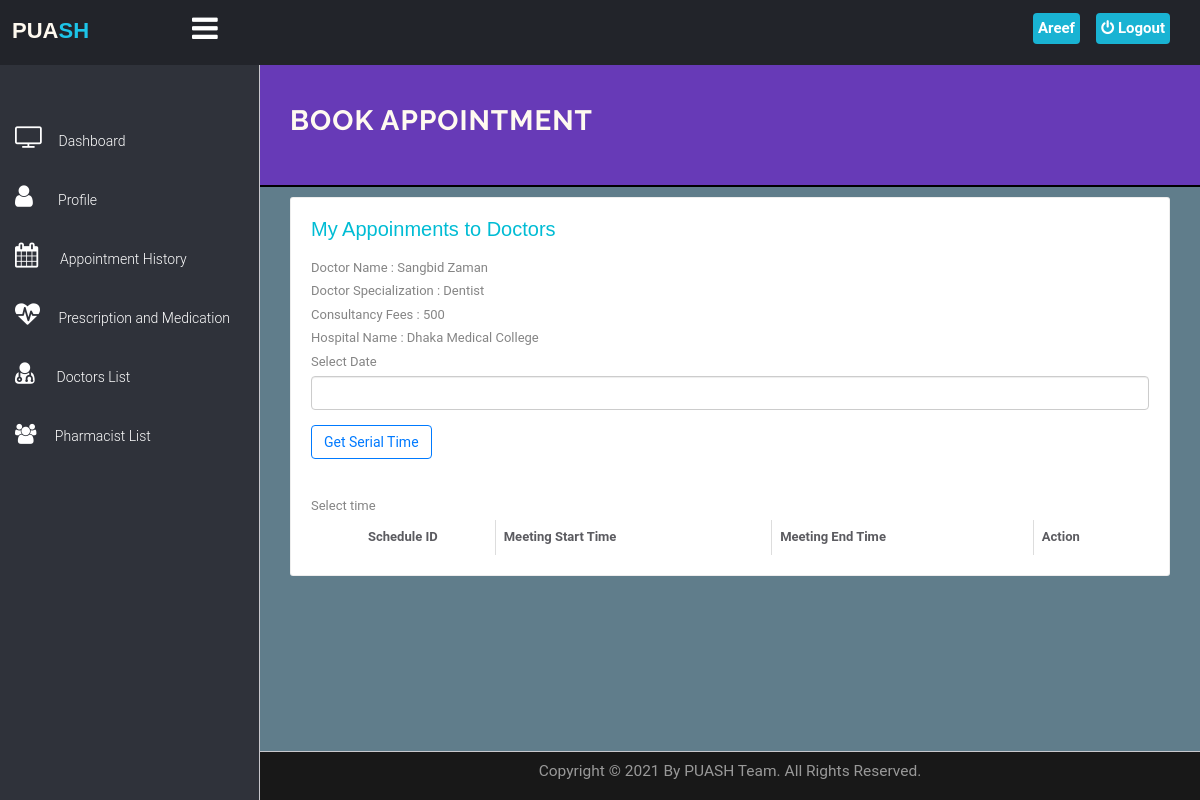
Page /PUASH/patient/book-appointment.php?id=1 (signed in) on the committed database.
### tables this page shows
CREATE TABLE `users` (
  `id` int(11) NOT NULL,
  `fullname` varchar(255) NOT NULL,
  `address` longtext NOT NULL,
  `city` varchar(255) NOT NULL,
  `gender` varchar(255) NOT NULL,
  `email` varchar(255) NOT NULL,
  `blood_group` varchar(10) NOT NULL,
  `phone` varchar(12) DEFAULT NULL,
  `password` varchar(255) NOT NULL,
  `birthdate` varchar(20) NOT NULL,
  `uniqueid` varchar(100) NOT NULL,
  `activation` varchar(100) NOT NULL DEFAULT 'inactive',
  `regDate` timestamp NOT NULL DEFAULT current_timestamp(),
  `updationDate` varchar(255) NOT NULL,
  `occupation` varchar(100) NOT NULL
);

CREATE TABLE `doctors` (
  `id` int(11) NOT NULL,
  `specilization` varchar(255) NOT NULL,
  `licence_number` varchar(50) NOT NULL,
  `doctorname` varchar(255) NOT NULL,
  `gender` varchar(10) NOT NULL,
  `hospital_name` varchar(300) NOT NULL,
  `address` longtext NOT NULL,
  `docFees` varchar(255) NOT NULL,
  `contactno` varchar(11) NOT NULL,
  `docEmail` varchar(255) NOT NULL,
  `password` varchar(255) NOT NULL,
  `token` varchar(150) NOT NULL,
  `status` varchar(10) NOT NULL DEFAULT 'inactive',
  `creationDate` timestamp NOT NULL DEFAULT current_timestamp(),
  `updationDate` varchar(255) NOT NULL
);

### PUASH/patient/book-appointment.php (the view, shortened to what this page needs)
<?php
include('../../include/config.php');
$did= $_SESSION['doctorid'];
$sqd = "SELECT * FROM doctors WHERE id=$did";
$result1 = mysqli_query($con, $sqd);
if (mysqli_num_rows($result1) > 0) {
    while($row1 = mysqli_fetch_assoc($result1)) {
			$name=$row1["doctorname"];
		  $specilization=$row1["specilization"];
			$docFees=$row1["docFees"];
			$docHospital=$row1["hospital_name"];
}
}
else {
  echo "0 result";
}
?>
<!DOCTYPE html>
<html lang="en">
	<head>
		<link rel="stylesheet" href="../../vendor/bootstrap/css/bootstrap.min.css">
		<link rel="stylesheet" href="../../vendor/fontawesome/css/font-awesome.min.css">
		<link href="../../vendor/animate.css/animate.min.css" rel="stylesheet" media="screen">
		<link href="../../vendor/perfect-scrollbar/perfect-scrollbar.min.css" rel="stylesheet" media="screen">
		<link href="../../vendor/switchery/switchery.min.css" rel="stylesheet" media="screen">
		<link href="../../vendor/bootstrap-touchspin/jquery.bootstrap-touchspin.min.css" rel="stylesheet" media="screen">
		<link href="../../vendor/select2/select2.min.css" rel="stylesheet" media="screen">
		<link href="../../vendor/bootstrap-datepicker/bootstrap-datepicker3.standalone.min.css" rel="stylesheet" media="screen">
		<link href="../../vendor/bootstrap-timepicker/bootstrap-timepicker.min.css" rel="stylesheet" media="screen">
		<link rel="stylesheet" href="../../assets/css/styles.css">
		<link rel="stylesheet" href="../../assets/css/plugins.css">
		<link rel="stylesheet" href="../../include/DataTables/DataTables-1.10.18/css/dataTables.bootstrap4.min.css">
		<link rel="stylesheet" href="../../include/DataTables/Buttons-1.5.6/css/buttons.bootstrap4.min.css">
		<link rel="stylesheet" href="https://cdnjs.cloudflare.com/ajax/libs/font-awesome/4.7.0/css/font-awesome.min.css">
		<link rel="stylesheet" href="include/sidebar-menu.css">
	</head>
	<body>
		<div id="app">
<?php include('include/sidebar-menu.php');?>
			<div class="app-content">
				<div class="main-content" >
					<div class="wrap-content container" id="container">
						<section id="page-title" style="border-bottom:2px solid black; background-color:#673AB7; margin-top:-8px;">
							<div class="row">
								<div class="col-sm-8">
									<h1 class="mainTitle" style="color: floralwhite"><b>Book Appointment</b></h1>
                 </div>
							</div>
						</section>
							<div class="row">
								<div class="col-md-12">
										<div class="col-lg-12 col-md-12">
											<div class="panel panel-white" style="padding:20px 20px;">
													<h5 class="panel-title">My Appoinments to Doctors</h5><br>
   <label for="name">Doctor Name : <?php echo $name; ?> </label> <br>
	 <label for="specilization">Doctor Specialization : <?php echo $specilization; ?> </label> <br>
	 <label for="name">Consultancy Fees : <?php echo $docFees; ?> </label> <br>
	 <label for="name">Hospital Name : <?php echo $docHospital; ?> </label> <br>
					<form role="form" autocomplete="off" name="book" method="post" >
										<div class="form-group">
											<label for="AppointmentDate"> Select Date</label>
											<input class="form-control datepicker" name="appdate"  required="required" data-date-format="yyyy-mm-dd">
										</div>
											<button type="submit" name="submit" id="gettym" class="btn btn-o btn-primary">
													Get Serial Time
											</button>
					</form>
<br>
<label> <?php echo $appdate ?></label><br>
<label for="time"> Select time</label>
                        <div class="table-responsive" id="doctym">
                        <table id="table" class="table table-striped table-bordered" >
													<thead>
														<tr>
															<th class="center">Schedule ID</th>
															<th>Meeting Start Time </th>
															<th>Meeting End Time </th>
															<th>Action</th>
														</tr>
													</thead>
												</table>
									</div>
											</div>
										</div>
											</div>
										</div>
							</div>
			</div>
    </div>
	<?php include('../../include/footer.php');?>
		</div>
	</body>
</html>

### PUASH/patient/include/sidebar-menu.php (shortened to what this page needs)
<!DOCTYPE html>
<html lang="en">
<head>
</head>
<body>
    <header class="navbar navbar-default navbar-static-top">
      <label for="check">
        <a href="#" class="sidebar-toggler pull-right visible-md visible-lg"  data-toggle-class="app-sidebar-closed"  data-toggle-target="#app">
          <i class="fa fa-bars" id="sidebar_btn"></i>
        </a>
      </label>
        <div class="left_area">
              <h3><a href="../../index.html"><span style="color: floralwhite !important;">PUA</span><span class="second">SH</span></a></h3>
        </div>
        <div class="right_area">
          <a href="logout.php" class="logout_btn"><i class="fa fa-power-off"></i> Logout</a>
              <a href="my-profile.php" class="mee"> <span class="username" style="color:white;">
<?php
$con = mysqli_connect("localhost", "root", "", "hms");
         $query = "select * from users where id='".$_SESSION['id']."'";
         if($result = mysqli_query($con, $query)){
             while($row = mysqli_fetch_assoc($result)){
                 $mark = explode(" ", $row["fullname"]);
                      echo $mark[0]." ";
                   }
             }
     ?>
</span></a>
        </div>
    </header>
    <div class="sidebar app-aside" id="sidebar" >
    				<div class="sidebar-container perfect-scrollbar">
    					<div class="color-layout">
    							</div>
    <nav>
      <div>
        <br>
      </div>
      <ul class="main-navigation-menu">
        <li>
          <a href="dashboard.php" class="side-content">
            <div class="item-content">
              <div class="item-media">
                <i class="fa fa-television" style="font-size:25px;"></i>
              </div>
              <div class="item-inner">
                <span class="title"> Dashboard </span>
              </div>
            </div>
          </a>
        </li>
        <li>
          <a href="my-profile.php" class="side-content">
            <div class="item-content">
              <div class="item-media">
                <i class="fa fa-user" style="font-size:25px;"></i>
              </div>
              <div class="item-inner">
                <span class="title">&nbsp;&nbsp; Profile </span>
              </div>
            </div>
          </a>
        </li>
        <li>
								<a href="appointment-history.php" class="side-content">
									<div class="item-content">
										<div class="item-media">
											<i class="fa fa-calendar" style="font-size:25px;"></i>
										</div>
										<div class="item-inner">
											<span class="title">&nbsp; Appointment History </span>
										</div>
									</div>
								</a>
							</li>
							<li>
								<a href="prescription.php" class="side-content">
									<div class="item-content">
										<div class="item-media">
											<i class="fa fa-heartbeat custom" style="font-size:25px;"></i>
										</div>
										<div class="item-inner">
											<span class="title">&nbsp;Prescription and Medication </span>
										</div>
									</div>
								</a>
							</li>
							<li>
								<a href="doctorlist.php" class="side-content">
									<div class="item-content">
										<div class="item-media">
											<i class="fa fa-user-md" style="font-size:25px;"></i>
										</div>
										<div class="item-inner">
											<span class="title">&nbsp; Doctors List</span>
										</div>
									</div>
								</a>
							</li>
							<li>
								<a href="pharmacistlist.php" class="side-content">
									<div class="item-content">
										<div class="item-media">
											<i class="fa fa-group" style="font-size:20px;"></i>
										</div>
										<div class="item-inner">
											<span class="title">&nbsp;Pharmacist List</span>
										</div>
									</div>
								</a>
							</li>
      </ul>
    </nav>
    </div>
</div>
</body>
</html>

### assets/css/plugins.css (style rules this page uses)
.perfect-scrollbar { overflow-y: hidden !important; }

### PUASH/patient/include/sidebar-menu.css (style rules this page uses)
body { margin: 0; padding: 0; font-family: "Roboto", sans-serif; }
.left_area h3 { margin-left: 1%; text-transform: uppercase; font-size: 22px; font-weight: 900; }
.left_area .second { color: #1DC4E7; }
.logout_btn { padding: 5px; background: #19B3D3; text-decoration: none; float: right; margin-top: -40px; margin-right: 30px; border-radius: 4px; font-size: 15px; font-weight: 600; color: #fff; transition: 0.5s; transition-property: background; }
.sidebar { background: #2F323A ! important; position: fixed; left: 0; width: 250px; height: 100%; transition: 0.5s; transition-property: left; }
.sidebar { transition: 0.5s; }
.main-content { transition: 0.5s; }
.sidebar a { background: #2F323A; color: #fff; display: block; width: 100%; text-decoration: none; box-sizing: border-box; transition: 0.5s; transition-property: background; line-height: 40px; }
label #sidebar_btn { z-index: 1; color: #fff; position: fixed; cursor: pointer; left: 16%; font-size: 30px; margin: 5px 0; transition: 0.6s ease-in-out; transition-property: color; }
.right_area .mee { padding: 5px; background: #19B3D3; text-decoration: none; float: right; margin-top: -40px; margin-right: 120px; border-radius: 4px; font-size: 15px; font-weight: 600; color: #fff; transition: 0.5s; transition-property: background; }

### PUASH/patient/book-appointment.php (style rules this page uses)
body { padding: 0; margin: 0; background: #607d8b; }
.panel-title { color: #00BCD4 !important; font-size: 20px; }

### rows in the picture
users: fullname "Areef"
doctors: doctorname "Sangbid Zaman", specilization "Dentist", docFees "500", hospital_name "Dhaka Medical College"
